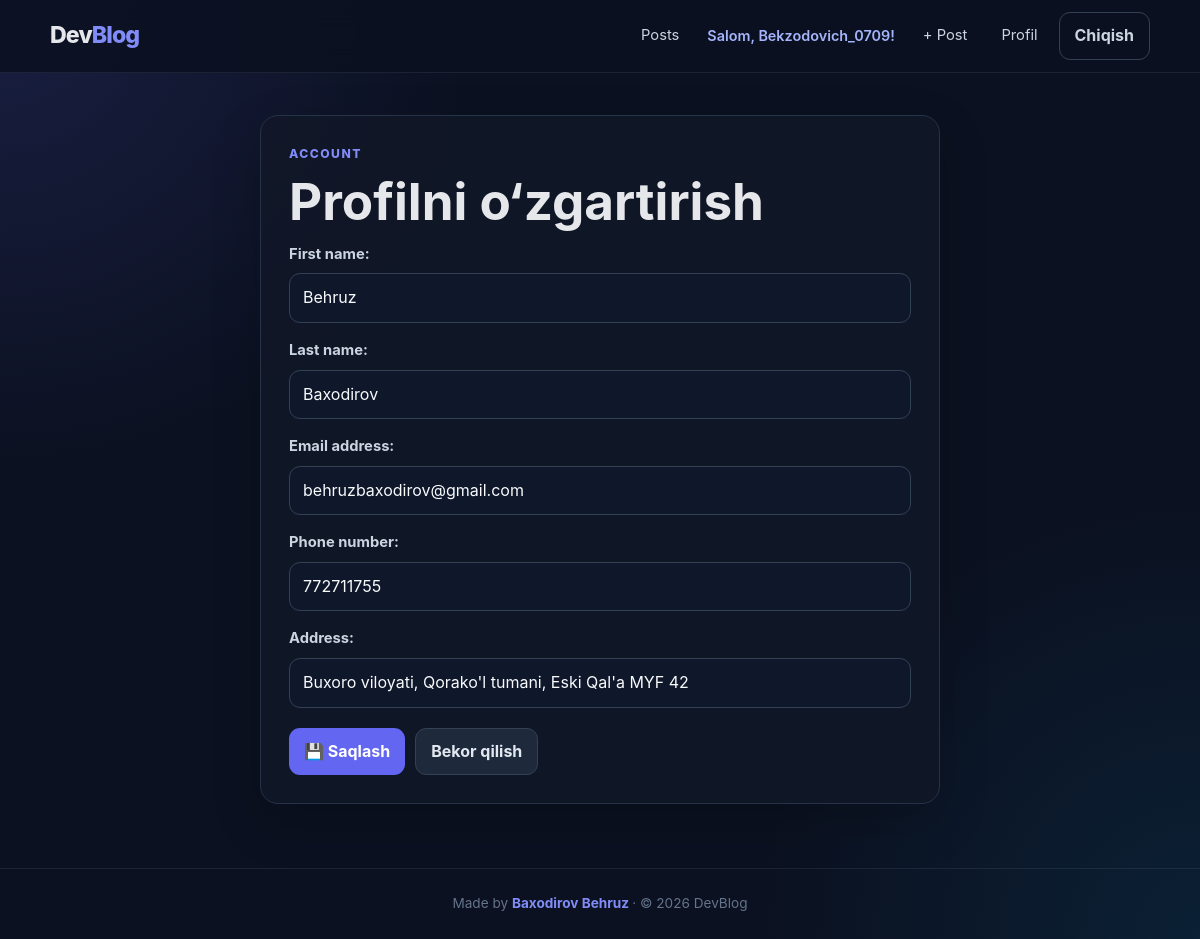
Screenshot of /accounts/profile/update/ (signed in) with the database file from the repository.
### apps/accounts/models.py (models this page shows)
class CustomUser(AbstractUser):
    phone_number = models.CharField(max_length=12, null=True, blank=True)
    address = models.CharField(max_length=120, null=True, blank=True)
    avatar = models.ImageField(null=True, blank=True, upload_to="avatars/")
    bio = models.TextField(null=True, blank=True)
    website = models.URLField(null=True, blank=True)
    social_links = models.JSONField(null=True, blank=True)

### apps/accounts/views.py (the view, shortened to what this page needs)
class ProfileUpdateView(LoginRequiredMixin, View):
    def get(self, request):
        form = ProfileUpdateForm(data=None, instance=request.user)
        return render(
            request=request,
            template_name="accounts/profile_update.html",
            context={"form":form}
        )

### apps/accounts/forms.py
class ProfileUpdateForm(forms.ModelForm):
    class Meta:
        model = CustomUser
        fields = ["first_name", "last_name", "email", "phone_number", "address"]

### templates/accounts/profile_update.html (shortened to what this page needs)
{% extends "base.html" %}
{% block content %}
<div class="card form-card">
    <div class="eyebrow">Account</div>
    <h1>Profilni o‘zgartirish</h1>
    <form method="post">
        {{ form.as_p }}
        <div class="form-actions">
            <button type="submit">💾 Saqlash</button>
            <a class="btn btn-secondary" href="{% url 'profile' %}">Bekor qilish</a>
        </div>
    </form>
</div>
{% endblock %}

### templates/base.html (shortened to what this page needs)
<!DOCTYPE html>
<html lang="uz">
<head>
</head>
<body>
    <header class="navbar">
        <div class="container nav-inner">
            <a class="brand" href="{% url 'post_list' %}">
                Dev<span>Blog</span>
            </a>
            <nav class="nav-links" aria-label="Asosiy navigatsiya">
                <a class="nav-link" href="{% url 'post_list' %}">Posts</a>
                {% if request.user.is_authenticated %}
                    <span class="nav-user">Salom, {{ request.user.username }}!</span>
                    <a class="nav-link" href="{% url 'post_create' %}">+ Post</a>
                    <a class="nav-link" href="{% url 'profile' %}">Profil</a>
                    <form class="logout-form" method="post" action="{% url 'logout' %}">
                        <button class="btn btn-ghost" type="submit">Chiqish</button>
                    </form>
                {% else %}
                    <a class="nav-link" href="{% url 'login' %}">Kirish</a>
                    <a class="btn" href="{% url 'registration' %}">Ro‘yxatdan o‘tish</a>
                {% endif %}
            </nav>
        </div>
    </header>
    <main class="container main">
        {% block content %}{% endblock %}
    </main>
    <footer class="footer">
    <div class="container">
        Made by
        <a href="https://t.me/behruzbaxodirov"
           target="_blank"
           rel="noopener noreferrer"
           style="color: #818cf8; font-weight: 700;">
            Baxodirov Behruz
        </a>
        · © 2026 DevBlog
    </div>
</footer>
</body>
</html>

### templates/base.html (style rules this page uses)
:root { --bg: #0b1120; --surface: #111827; --surface-2: #172033; --border: #263247; --text: #e5e7eb; --muted: #94a3b8; --primary: #6366f1; --primary-hover: #818cf8; --danger: #ef4444; --success: #22c55e; }
* { box-sizing: border-box; }
html { scroll-behavior: smooth; }
body { margin: 0; min-height: 100vh; color: var(--text); background: radial-gradient(circle at top left, rgba(99,102,241,.16), transparent 30rem), radial-gradient(circle at bottom right, rgba(14,165,233,.10), transparent 28rem), var(--bg); font-family: Inter, ui-sans-serif, system-ui, -apple-system, BlinkMacSystemFont, "Segoe UI", sans-serif; line-height: 1.6; }
a { color: inherit; text-decoration: none; }
.container { width: min(1100px, calc(100% - 32px)); margin: 0 auto; }
.navbar { position: sticky; top: 0; z-index: 20; border-bottom: 1px solid rgba(148,163,184,.12); background: rgba(11,17,32,.86); backdrop-filter: blur(14px); }
.nav-inner { min-height: 72px; display: flex; align-items: center; justify-content: space-between; gap: 20px; }
.brand { font-size: 1.45rem; font-weight: 800; letter-spacing: -.04em; }
.brand span { color: #818cf8; }
.nav-links { display: flex; align-items: center; justify-content: flex-end; flex-wrap: wrap; gap: 8px; }
.nav-link { padding: 9px 13px; border-radius: 10px; color: #cbd5e1; font-size: .92rem; transition: .18s ease; }
.nav-user { color: #a5b4fc; font-size: .9rem; font-weight: 600; padding: 0 7px; }
.main { min-height: calc(100vh - 145px); padding: 42px 0 64px; }
.eyebrow { color: #818cf8; text-transform: uppercase; letter-spacing: .12em; font-size: .76rem; font-weight: 800; }
h1, h2, h3, h4 { line-height: 1.2; }
h1 { font-size: clamp(2rem, 5vw, 3.2rem); margin: 8px 0 10px; }
.card { background: rgba(17,24,39,.78); border: 1px solid var(--border); border-radius: 18px; box-shadow: 0 18px 50px rgba(0,0,0,.18); }
input, textarea, select { width: 100%; border: 1px solid #334155; border-radius: 11px; outline: none; background: #0f172a; color: #f8fafc; padding: 11px 13px; font: inherit; transition: .18s ease; }
button, .btn { display: inline-flex; align-items: center; justify-content: center; gap: 7px; border: 0; border-radius: 11px; padding: 10px 15px; color: white; background: var(--primary); font: inherit; font-weight: 700; cursor: pointer; transition: .18s ease; }
.btn-secondary { background: #1e293b; border: 1px solid #334155; color: #e2e8f0; }
.btn-ghost { background: transparent; color: #cbd5e1; border: 1px solid #334155; }
.form-card { width: min(680px, 100%); margin: 0 auto; padding: 28px; }
.form-card form p { margin: 0 0 16px; }
.form-card label { display: block; margin-bottom: 7px; color: #cbd5e1; font-size: .92rem; font-weight: 650; }
.form-actions { display: flex; flex-wrap: wrap; gap: 10px; margin-top: 20px; }
.footer { border-top: 1px solid rgba(148,163,184,.12); color: #64748b; padding: 24px 0; text-align: center; font-size: .85rem; }
.logout-form { display: inline; }

### rows the page displays
CustomUser: user.username "Bekzodovich_0709", first_name "Behruz", last_name "Baxodirov", email "behruzbaxodirov@gmail.com", phone_number "772711755", address "Buxoro viloyati, Qorako'l tumani, Eski Qal'a MYF 42"
